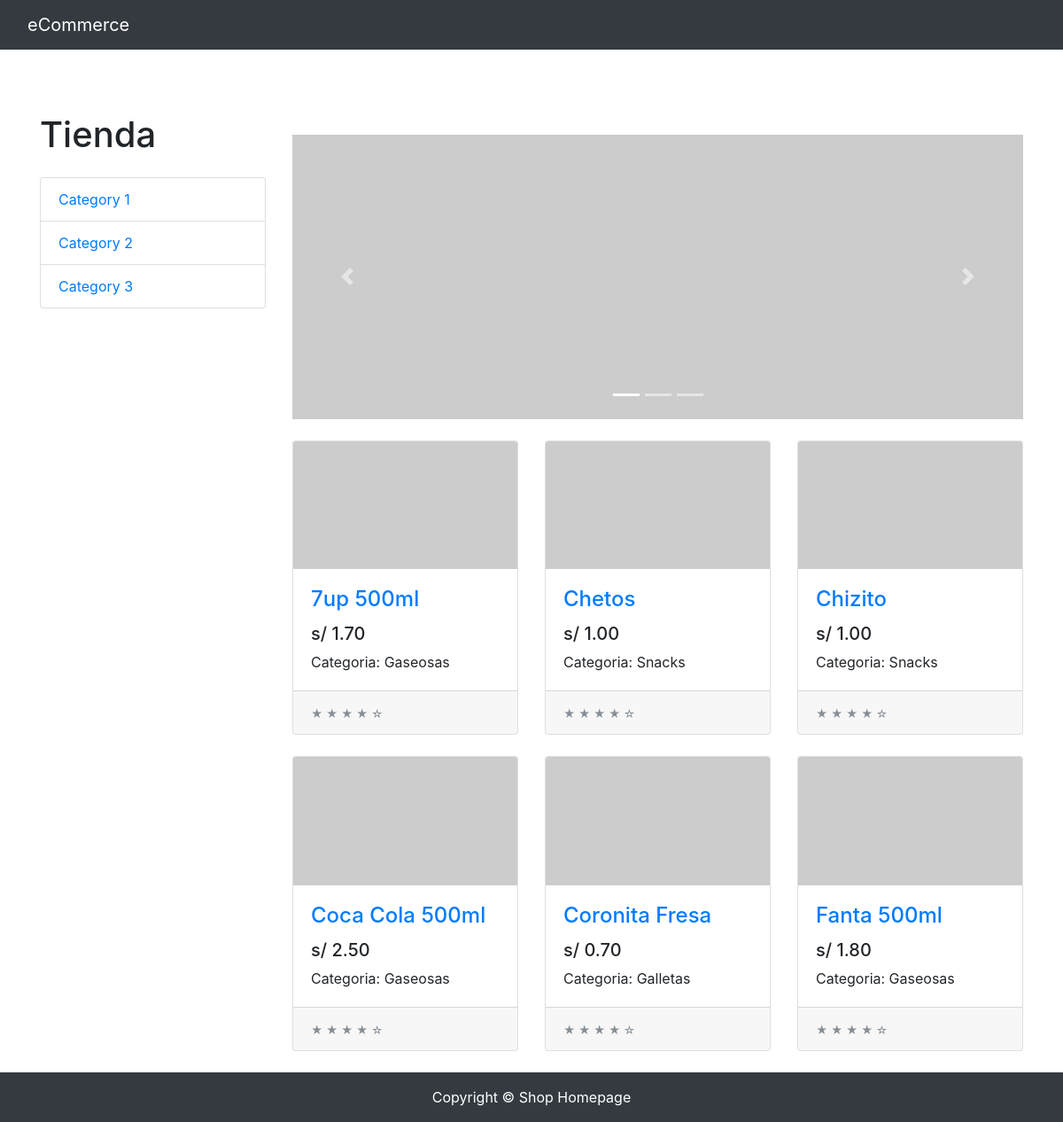
The app's page /tienda/ with its own data.
### tienda/models.py (models this page shows, shortened)
class Producto(models.Model):
    categoria = models.ForeignKey(Categoria, on_delete = models.CASCADE)
    nombre = models.CharField(max_length = 200)
    precio = models.DecimalField(max_digits=6, decimal_places=2)
    stock = models.IntegerField(default=0)
    pub_date = models.DateField("date published")

class Categoria(models.Model):
    nombre = models.CharField(max_length = 200)
    pub_date = models.DateTimeField('date published')

### tienda/views.py (the view)
# urls.py: path('', views.index, name='index'),
def index(request):
    product_list =Producto.objects.order_by('nombre')[:6]
    context = {'product_list' : product_list}
    return render(request, template_index, context)

### tienda/templates/index.html (shortened to what this page needs)
{% extends 'layout.html' %}
{% block contenido %}
<div id="carouselExampleIndicators" class="carousel slide my-4" data-ride="carousel">
    <ol class="carousel-indicators">
      <li data-target="#carouselExampleIndicators" data-slide-to="0" class="active"></li>
      <li data-target="#carouselExampleIndicators" data-slide-to="1"></li>
      <li data-target="#carouselExampleIndicators" data-slide-to="2"></li>
    </ol>
    <div class="carousel-inner" role="listbox">
      <div class="carousel-item active">
        <img class="d-block img-fluid" src="http://placehold.it/900x350" alt="First slide">
      </div>
    </div>
    <a class="carousel-control-prev" href="#carouselExampleIndicators" role="button" data-slide="prev">
      <span class="carousel-control-prev-icon" aria-hidden="true"></span>
    </a>
    <a class="carousel-control-next" href="#carouselExampleIndicators" role="button" data-slide="next">
      <span class="carousel-control-next-icon" aria-hidden="true"></span>
    </a>
</div>
<div class="row">
    {% for prod in product_list %}
    <div class="col-lg-4 col-md-6 mb-4">
      <div class="card h-100">
        <a href="producto/{{ prod.id }}">
            <img class="card-img-top" src="http://placehold.it/700x400" alt="">
        </a>
        <div class="card-body">
          <h4 class="card-title">
            <a href="producto/{{ prod.id }}">{{ prod.nombre }}</a>
          </h4>
          <h5>s/ {{ prod.precio }}</h5>
          <p class="card-text">Categoria: {{ prod.categoria.nombre }}</p>
        </div>
        <div class="card-footer">
          <small class="text-muted">&#9733; &#9733; &#9733; &#9733; &#9734;</small>
        </div>
      </div>
    </div>
    {% endfor %}
</div>
{% endblock %}

### tienda/templates/layout.html (shortened to what this page needs)
{% load static%}
<!DOCTYPE html>
<html lang="en">
  <head>
    <link href="{% static 'vendor/bootstrap/css/bootstrap.min.css' %}" rel="stylesheet">
    <link href="{% static 'css/shop.css' %}" rel="stylesheet">
  </head>
  <body>
    <nav class="navbar navbar-expand-lg navbar-dark bg-dark fixed-top">
      <div class="container-fluid">
        <a class="navbar-brand" href="#">eCommerce</a>
      </div>
    </nav>
    <br>
    <br>
    <div class="container">
      <div class="row">
        <div class="col-lg-3">
          <h1 class="my-4">Tienda</h1>
          <div class="list-group">
            <a href="#" class="list-group-item">Category 1</a>
            <a href="#" class="list-group-item">Category 2</a>
            <a href="#" class="list-group-item">Category 3</a>
          </div>
        </div>
        <div class="col-lg-9">
        <br>
        {% block contenido %} {% endblock %}
        </div>
      </div>
    </div>
    <footer class="py-3 bg-dark">
      <div class="container footer">
        <p class="m-0 text-center text-white">Copyright &copy; Shop Homepage</p>
      </div>
    </footer>
  </body>
</html>

### tienda/static/css/shop.css (style rules this page uses)
body { padding-top: 54px; }
@media (min-width: 992px) { body { padding-top: 56px; } }

### records on screen
Producto: nombre "7up 500ml", precio "1.70", categoria.nombre "Gaseosas"
Producto: nombre "Chetos", precio "1.00", categoria.nombre "Snacks"
Producto: nombre "Chizito", precio "1.00", categoria.nombre "Snacks"
Producto: nombre "Coca Cola 500ml", precio "2.50", categoria.nombre "Gaseosas"
Producto: nombre "Coronita Fresa", precio "0.70", categoria.nombre "Galletas"
Producto: nombre "Fanta 500ml", precio "1.80", categoria.nombre "Gaseosas"
